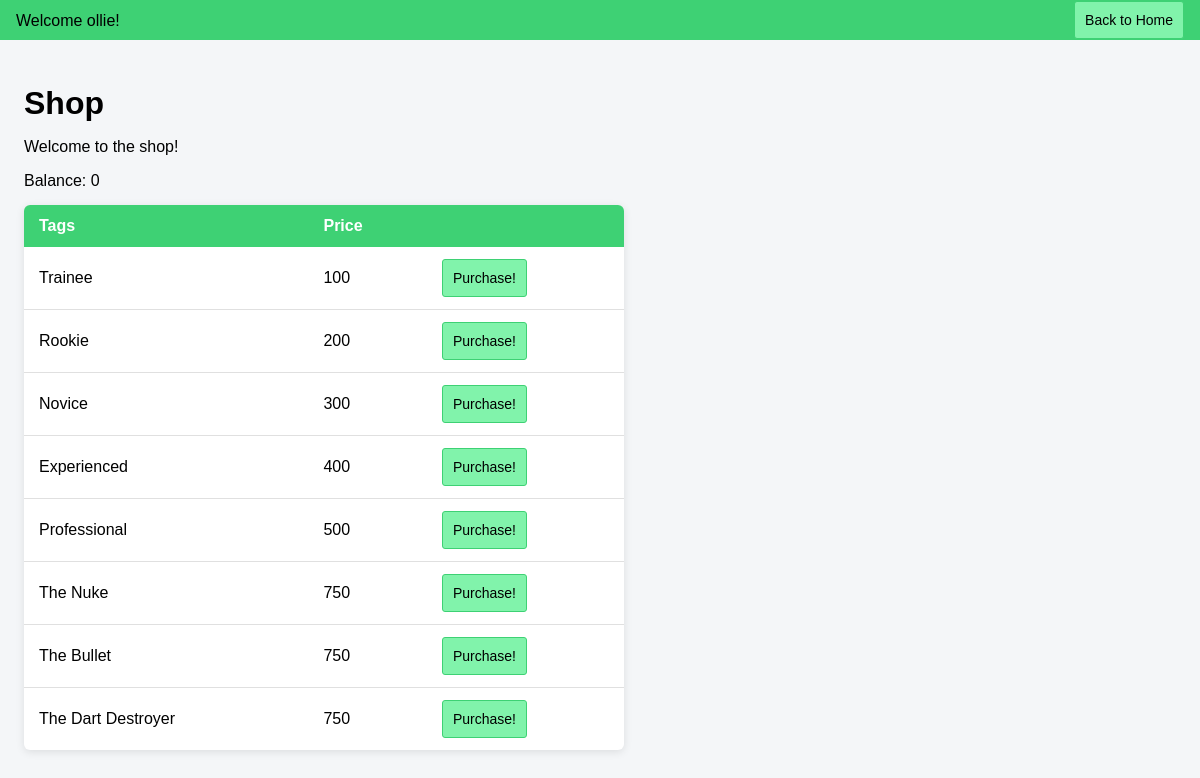
Screenshot of /shop (signed in) with the database file from the repository.
### tables this page shows
CREATE TABLE users (
            userID INTEGER PRIMARY KEY AUTOINCREMENT,
            username TEXT NOT NULL UNIQUE,
            password TEXT NOT NULL,
            currency INTEGER DEFAULT 0
        );

CREATE TABLE shop (
            itemID INTEGER PRIMARY KEY AUTOINCREMENT,
            price INTEGER NOT NULL,
            type TEXT NOT NULL, 
            desc TEXT NOT NULL
        );

### app.py (the view, shortened to what this page needs)
@app.route('/shop', methods=["GET", "POST"])
def shop():
    if 'username' not in session:
        return redirect(url_for('login'))
    username = session['username']
    dataToSend = {}
    with engine.connect() as connection:
        userCurrency = connection.execute(text('SELECT currency from users WHERE username = :username'), {'username':username}).fetchone()[0]
        dataToSend["currency"] = userCurrency
        queryResult = connection.execute(text('SELECT itemID, "desc", price FROM shop WHERE type = "tag" ORDER BY itemID')).fetchall()
        tags = [{"itemID": row[0],  "desc": row[1], "price": row[2], "purchased":False} for row in queryResult]
        dataToSend["tags"] = tags
        userID = connection.execute(text('SELECT userID from users WHERE username = :username'), {'username':username}).fetchone()[0]
        purchasedQuery = connection.execute(text('SELECT itemID from ownership WHERE userID = :userID'), {'userID':userID}).fetchall()
        ownedIDs = [row[0] for row in purchasedQuery]
        for item in dataToSend["tags"]:
            if item["itemID"] in ownedIDs:
                item["purchased"] = True
        connection.commit()
    return render_template("shop.html", dataToSend=dataToSend, username=username)

### templates/shop.html (shortened to what this page needs)
<!DOCTYPE html>
<html lang="en">
<head>
    <link rel="stylesheet" href="{{ url_for('static', filename='css/shopStats.css') }}">
</head>
<body>
    <div class="header-container">
      <div class="headpart welcome">
        <p>Welcome {{ username }}!</p>
      </div>
      <div class="exit">
        <button class="home-btn" onclick="window.location.href='{{ url_for('home') }}'">Back to Home</button>
      </div>
    </div>
    <div class="main">
        <h1>Shop</h1>
        <p>Welcome to the shop!</p>
        <p>Balance: {{ dataToSend.currency }}</p>
        <form method="post" action="/shop">
            <table>
                <thead>
                    <tr>
                        <th>Tags</th>
                        <th>Price</th>
                        <th></th>
                    </tr>
                </thead>
                <tbody>
                    {% for item in dataToSend.tags %}
                    <tr>
                        <td>{{ item.desc }}</td>
                        <td>{{ item.price }}</td>
                        {% if item.purchased == False %}
                        <td><button type="submit" name="{{item.itemID}}" class="buy-btn">Purchase!</button></td>
                        {% else %}
                        <td>Purchased</td>
                        {% endif %}
                    </tr>
                    {% endfor %}
                </tbody>
            </table>
        </form>
    </div>
</body>
</html>

### static/css/shopStats.css (style rules this page uses)
body { margin: 0; overflow: hidden; margin: 0; padding: 0; font-family: Arial, Helvetica, sans-serif; background-color: #f4f6f8; }
.header-container { display: flex; height: 5vh; background-color: #3ED174; width: 100%; justify-content: space-between; align-items: center; padding: 0 1rem; box-sizing: border-box; }
.home-btn, .buy-btn { padding: 10px; border: 1px solid #3ED174; background: #81F3AB; cursor: pointer; font-size: 14px; border-radius: 3px; }
.main { padding: 1.5rem; }
h1 { margin-bottom: 5px; }
p { margin-bottom: 15px; }
table { border-collapse: collapse; width: 100%; max-width: 600px; background-color: #fff; border-radius: 6px; overflow: hidden; box-shadow: 0 2px 8px rgba(0, 0, 0, 0.1); }
thead { background-color: #3ED174; color: #fff; }
th, td { padding: 12px 15px; text-align: left; }
th { font-weight: 600; }
tbody tr { border-bottom: 1px solid #e0e0e0; }
tbody tr:last-child { border-bottom: none; }

### rows the page displays
users: username "ollie"
shop: desc "Trainee", price "100"
shop: desc "Rookie", price "200"
shop: desc "Novice", price "300"
shop: desc "Experienced", price "400"
shop: desc "Professional", price "500"
shop: desc "The Nuke", price "750"
shop: desc "The Bullet", price "750"
shop: desc "The Dart Destroyer", price "750"

### other values shown
{{ dataToSend.currency }} "0"
